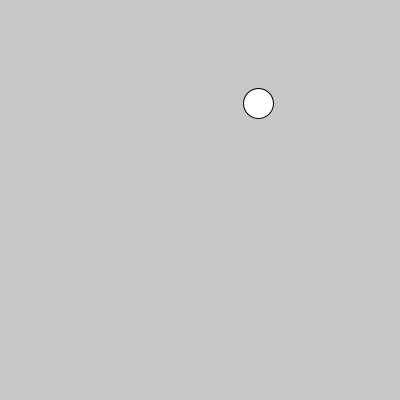
Frame 1 (no input)
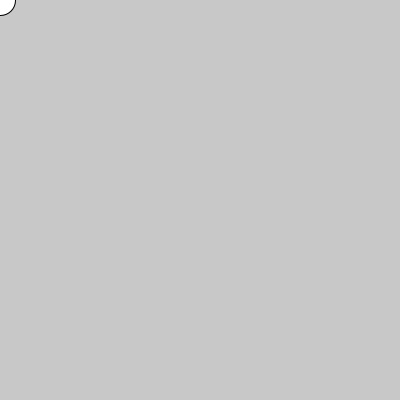
Frame 60 (the mouse pressed at the canvas centre just before this capture)
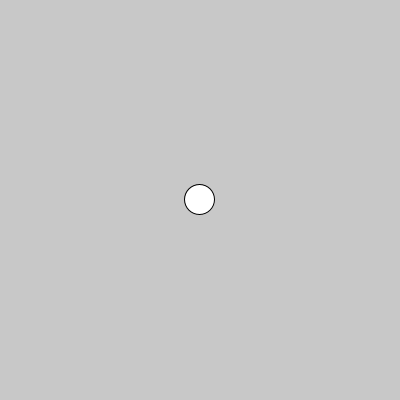
Frame 120 (the mouse held since frame 60 and released just before this capture)

The Processing sketch that drew these frames (run headless with seeded random() and noise(); from frame 60 on, the mouse is pressed at the canvas centre):

// Processing sketch: followEase
// ── followEase.pde
float xPos, yPos;
float targetX, targetY;

float easeAmount = .12;
void setup() {
  size(400, 400);
  xPos = random(width);
  yPos = random(height);
}

void draw() {
  background(200);
  ellipse(xPos, yPos, 30, 30);
  // get the distance
  // move a percentage of that amount each frame
  
  xPos += (targetX - xPos) * easeAmount;
  yPos += (targetY - yPos) * easeAmount;
}

void mousePressed() {
  targetX = mouseX;
  targetY = mouseY;
}
